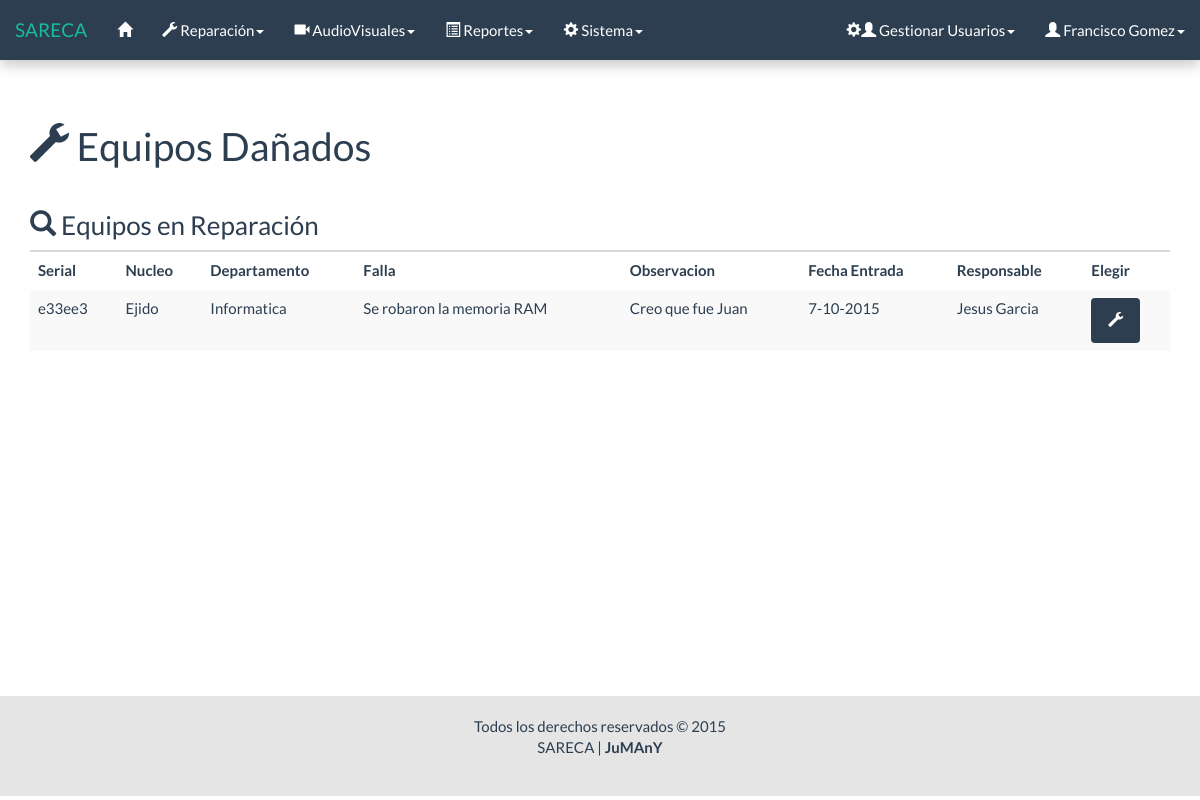
Before: /html/consulta_equipo_f.php (signed in) with the older database file.
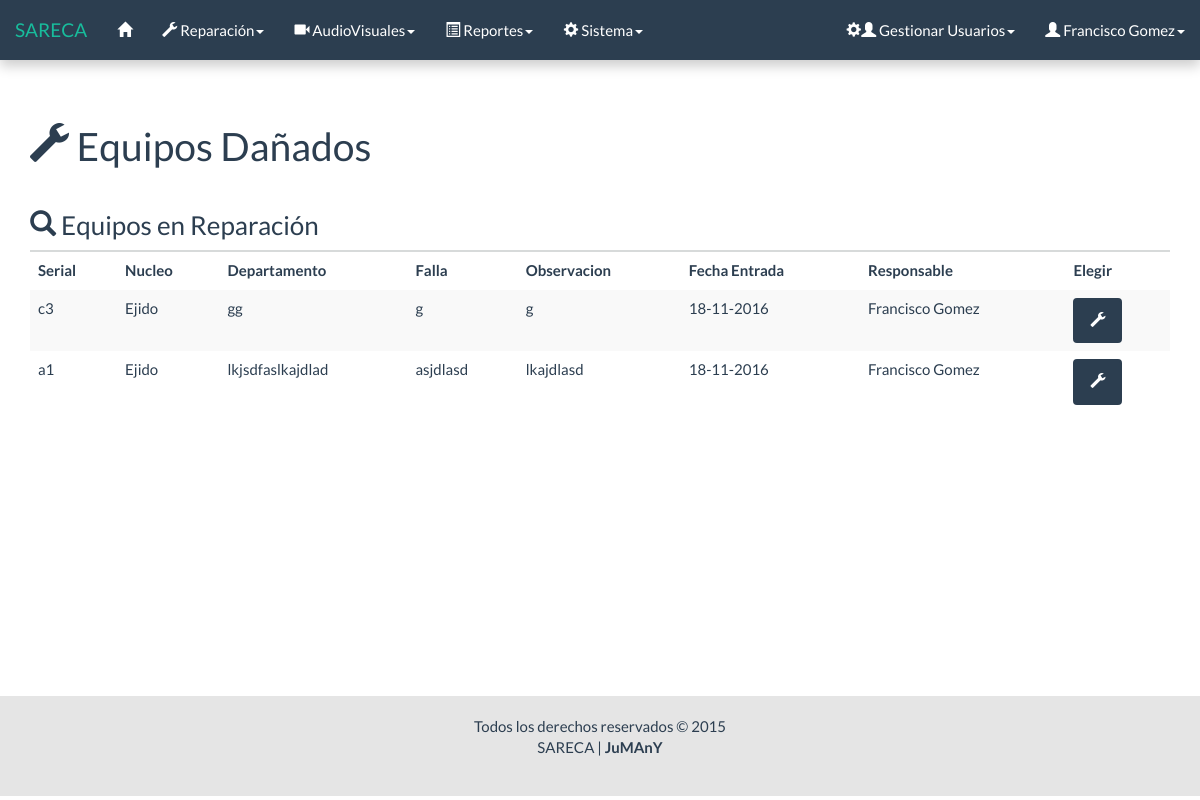
After: the same page with the newer database file.
### tables this page shows
CREATE TABLE `reparacion` (
  `Id` int(11) NOT NULL AUTO_INCREMENT,
  `Serial_equipo` varchar(11) NOT NULL,
  `Fecha_entrada` date NOT NULL,
  `Nucleo` varchar(50) NOT NULL,
  `Departamento` varchar(50) NOT NULL,
  `falla` varchar(50) NOT NULL,
  `Estado` int(1) NOT NULL,
  `observacion` varchar(50) NOT NULL,
  `resultado` int(1) NOT NULL,
  `observacion_reaparacion` varchar(200) NOT NULL,
  `Fecha_salida` date NOT NULL,
  `responsable` varchar(50) NOT NULL,
  PRIMARY KEY (`Id`),
  UNIQUE KEY `Serial_equipo` (`Serial_equipo`,`Fecha_entrada`),
  KEY `responsable` (`responsable`),
  CONSTRAINT `reparacion_ibfk_1` FOREIGN KEY (`responsable`) REFERENCES `usuario` (`Id`) ON UPDATE CASCADE
);

CREATE TABLE `usuario` (
  `Id` varchar(50) NOT NULL,
  `Contrasena` varchar(32) NOT NULL,
  `Nivel` int(1) NOT NULL,
  `Nombre` varchar(50) NOT NULL,
  `correo` varchar(50) NOT NULL,
  PRIMARY KEY (`Id`)
);

### html/consulta_equipo_f.php (the view, shortened to what this page needs)
<?php
	require('../php/conexion/conexion.php');
	$sql = "SELECT reparacion.*, usuario.Nombre
			FROM reparacion
			JOIN usuario ON usuario.Id = reparacion.responsable
			WHERE Estado = 1";
	$res = $conectar->query($sql);
?>
<!DOCTYPE html>
<html lang="es">
	<head>
		<link rel="stylesheet" href="../css/bootstrap.css">
		<link rel="stylesheet" href="../css/general.css">
	</head>
	<body>
		<div id="wrap">
			<?php
				include("menu/menu.php");
			?>
			<div class="container">
				<div class="bs-docs-section">
					<?php
						include('mensaje/mensaje.php');
					?>
					<div class="row">
						<div class="col-lg-12">
							<div class="page-header">
								<h1><span class="glyphicon glyphicon-wrench"></span> Equipos Dañados</h1>
							</div>
							<?php
							if ($res->num_rows == 0) {
							?>
								<h3><span class="glyphicon glyphicon-search"></span> Equipos en Reparación</h3>
								<div class="alert alert-dismissible alert-info">
									<strong>No hay equipos en reparación.</strong>
								</div>
							<?php
							} else {
							?>
								<h3><span class="glyphicon glyphicon-search"></span> Equipos en Reparación</h3>
								<table class="table table-striped table-hover">
									<thead>
										<tr>
											<th>Serial</th>
											<th>Nucleo</th>
											<th>Departamento</th>
											<th>Falla</th>
											<th>Observacion</th>
											<th>Fecha Entrada</th>
											<th>Responsable</th>
											<th>Elegir</th>
										</tr>
									</thead>
									<tbody>
										<?php
										while ($fila = $res->fetch_object()) {
											list($a,$m,$d) = explode('-',$fila->Fecha_entrada);
											printf('
												<tr>
													<td>%s</td>
													<td>%s</td>
													<td>%s</td>
													<td>%s</td>
													<td>%s</td>
													<td>%d-%d-%d</td>
													<td>%s</td>
													<td><a href="consulta_reparacion_f.php?s=%s" class="btn btn-primary" data-toggle="tooltip" data-placement="right" title="" data-original-title="Reparar"><span class="glyphicon glyphicon-wrench"></span> </a></td>
												</tr>',
												$fila->Serial_equipo,
												$fila->Nucleo,
												$fila->Departamento,
												$fila->falla,
												$fila->observacion,
												$d,
												$m,
												$a,
												$fila->Nombre,
												$fila->Serial_equipo
											);
										}
										?>
									</tbody>
								</table>
							<?php
							}
							?>
						</div>
					</div>
				</div>
			</div>
			<div id="push"></div>
		</div>
		<div id="footer">
			<div class="container">
				<p class="muted credit">
					Todos los derechos reservados &copy; 2015 <br>
					SARECA | <b>JuMAnY</b>
				</p>
			</div>
		</div>
	</body>
</html>

### html/menu/menu.php (shortened to what this page needs)
<nav class="navbar navbar-default navbar-fixed-top">
	<div class="container-fluid">
		<div class="navbar-header">
			<a class="navbar-brand" href="#">SARECA</a>
		</div>
		<div class="collapse navbar-collapse" id="bs-example-navbar-collapse-1">
			<ul class="nav navbar-nav">
				<li data-toggle="tooltip" data-placement="bottom" title="" data-original-title="Inicio"><a href="inicio.php"><span class="glyphicon glyphicon-home"></span></a></li>
				<?php if($_SESSION["nivel"] == 3 || $_SESSION["nivel"] == 1){ ?>
							<li class="dropdown">
								<a href="#" class="dropdown-toggle" data-toggle="dropdown" role="button" aria-expanded="false"><span class="glyphicon glyphicon-wrench"></span> Reparación<span class="caret"></span></a>
							</li>
				<?php 	}
						if($_SESSION["nivel"] == 2 || $_SESSION["nivel"] == 1){
				?>
							<li class="dropdown">
								<a href="#" class="dropdown-toggle" data-toggle="dropdown" role="button" aria-expanded="false"><span class="glyphicon glyphicon-facetime-video"></span> AudioVisuales<span class="caret"></span></a>
							</li>
				<?php
				 		}
				?>
				<li class="dropdown">
					<a href="#" class="dropdown-toggle" data-toggle="dropdown" role="button" aria-expanded="false"><span class="glyphicon glyphicon-list-alt"></span> Reportes<span class="caret"></span></a>
				</li>
				<?php
						if($_SESSION["nivel"] == 1){
				?>
							<li class="dropdown">
								<a href="#" class="dropdown-toggle" data-toggle="dropdown" role="button" aria-expanded="false"><span class="glyphicon glyphicon-cog"></span> Sistema<span class="caret"></span></a>
							</li>
				<?php 	} ?>
			</ul>
			<ul class="nav navbar-nav navbar-right">
				<?php if($_SESSION["nivel"] == 1){ ?>
							<li class="dropdown">
								<a href="#" class="dropdown-toggle" data-toggle="dropdown" role="button" aria-expanded="false"><span class="glyphicon glyphicon-cog"></span><span class="glyphicon glyphicon-user"></span> Gestionar Usuarios<span class="caret"></span></a>
							</li>
				<?php } ?>
				<li data-toggle="tooltip" data-placement="left" title="" data-original-title="Perfil Usuario" class="dropdown">
					<a href="#" class="dropdown-toggle" data-toggle="dropdown" role="button" aria-expanded="false"><span class="glyphicon glyphicon-user"></span> <?=$_SESSION['nombre']?><span class="caret"></span></a>
				</li>
			</ul>
		</div>
	</div>
</nav>

### html/mensaje/mensaje.php (shortened to what this page needs)
<div class="row">
	<div class="col-lg-6 col-lg-offset-3">
		<br>
	</div>
</div>

### css/general.css (style rules this page uses)
html, body { height: 100%; }
.navbar { box-shadow: 0px 6px 12px rgba(0, 0, 0, 0.2); }
#wrap { min-height: 100%; height: auto !important; height: 100%; margin: 0 auto -104px; }
#push, #footer { height: 100px; }
#footer { text-align: center; background-color: #e5e5e5; }
#wrap > .container { padding-top: 60px; }
.container .credit { margin: 20px 0; }

Changed rows visible on the page:
removed reparacion: Serial_equipo "e33ee3", Nucleo "Ejido", Departamento "Informatica", falla "Se robaron la memoria RAM", observacion "Creo que fue Juan", d "7", m "10", a "2015", responsable.Nombre "Jesus Garcia"
added reparacion: Serial_equipo "c3", Nucleo "Ejido", Departamento "gg", falla "g", observacion "g", d "18", m "11", a "2016", responsable.Nombre "Francisco Gomez"
added reparacion: Serial_equipo "a1", Nucleo "Ejido", Departamento "lkjsdfaslkajdlad", falla "asjdlasd", observacion "lkajdlasd", d "18", m "11", a "2016", responsable.Nombre "Francisco Gomez"
